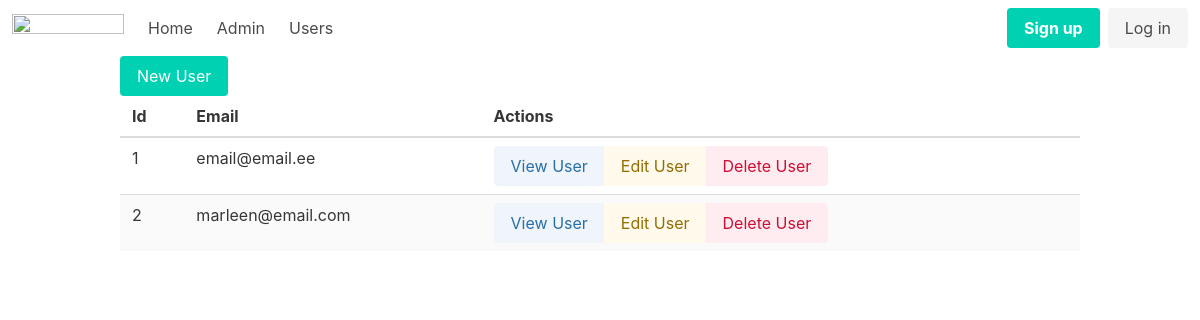
Before: /admin/users with the older database file.
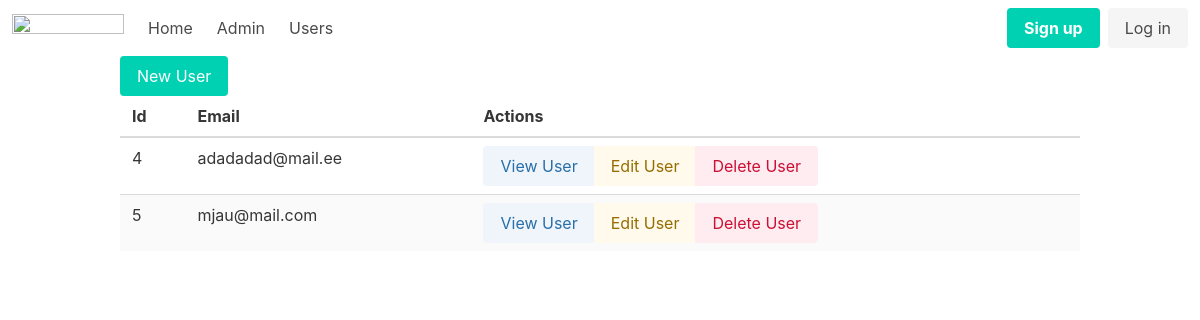
After: the same page with the newer database file.
### tables this page shows
CREATE TABLE users
(
    id       integer
        primary key autoincrement,
    email    text not null
        unique,
    password text not null
);

### src/Router.php (called while the page is built, shortened)
<?php
class Router {
 public static $routes = [];
public $path;
public $method;
public function __construct($path, $method) {
   $this->path = (parse_url($path, PHP_URL_PATH));
   $this->method = $method;
}
public function match(){
   foreach(self::$routes as $route){
      if(strtolower($route['path']) === strtolower($this->path)&& $this->method ===$route['method']){
         return $route;
      }
   }
   return false;
}
 public static function addRoute($method, $path, $action){
    self::$routes[] = [
      'method' => $method,
      'path' => $path,
    'action' => $action
 ];
 }
}

### helpers.php (called while the page is built, shortened)
<?php
function view($viewName , $vars = []){
    extract($vars);
    include __DIR__ . "/views/$viewName.php";
}
function auth(){
    return User::auth();
}

### src/Controllers/UserController.php (called while the page is built, shortened)
<?php
class UserController {
public function index(){
    $users = User::all();
    view('users/index', compact('users'));
    }
}

### src/Models/user.php (called while the page is built, shortened)
<?php
class User extends Model {
    public static function auth(){
    return false;
}
}

### src/DB.php (called while the page is built, shortened)
<?php
class DB {
    private $conn;
    public function __construct()
    {
        try {
            $this->conn = new PDO("sqlite:db.sqlite");
            $this->conn->setAttribute(PDO::ATTR_ERRMODE, PDO::ERRMODE_EXCEPTION);
          } catch(PDOException $e) {
            echo "Connection failed: " . $e->getMessage();
          }
    }
    public function all($table, $class){
      $stmt = $this->conn->prepare("SELECT  * FROM $table");
      $stmt->execute();
$stmt->setFetchMode(PDO::FETCH_CLASS, $class);
return $stmt->fetchAll();
    }
}

### src/Models/Model.php (called while the page is built, shortened)
<?php
class Model {
public static $table;
public static function all(){
    $db = new DB();
    return $db->all(static::$table, static::class);
}
    }

### views/users/index.php (the view)
<?php include __DIR__ . '/../partials/header.php' ?>
<div class="container">
<a href="/admin/users/new" class="button is-primary">New User</a>
<table class="table is-striped is-fullwidth">
<thead>
    <th>Id</th>
    <th>Email</th>
    <th>Actions</th>
</thead>
<tbody>
<?php foreach ($users as $user):?>
<tr>
<td><?=$user->id?></td>
<td><?=$user->email?></td>
<td>
    <div class="buttons has-addons">
    <a class="button is-info is-light"
    href="/admin/users/view?id=<?=$user->id?>">View User</a>
    <a class="button is-warning is-light"
    href="/admin/users/edit?id=<?=$user->id?>">Edit User</a>
    <a class="button is-danger is-light"
     href="/admin/users/delete?id=<?=$user->id?>">Delete User</a>
</div>
</td>
</tr>
<?php endforeach; ?>
</tbody>
</table>
</div>
<?php include __DIR__ . '/../partials/footer.php' ?>

### public/index.php (shortened to what this page needs)
<?php
include __DIR__ . '/../helpers.php';
   $router = new Router($_SERVER['REQUEST_URI'], $_SERVER ['REQUEST_METHOD']);
   $match = $router->match();
   if($match){
    if(is_callable($match['action'])){
    call_user_func($match['action']);
   } else if(is_array($match['action'])){
    $controller = new $class();
    $method = $match['action'][1];
    $controller->$method();
   }
} else  {
    echo 404;
   }

### views/partials/header.php (shortened to what this page needs)
<!DOCTYPE html>
<html lang="en">
<head>
<link rel="stylesheet" href="https://cdn.jsdelivr.net/npm/bulma@0.9.4/css/bulma.min.css">
</head>
<body>
<?php include __DIR__ . '/nav.php'; ?>

### views/partials/nav.php (shortened to what this page needs)
<nav class="navbar" role="navigation" aria-label="main navigation">
    <div class="navbar-brand">
        <a class="navbar-item" href="https://bulma.io">
            <img src="https://bulma.io/images/bulma-logo.png" width="112" height="28">
        </a>
    </div>
    <div id="navbarBasicExample" class="navbar-menu">
        <div class="navbar-start">
            <a class="navbar-item" href="/logout">
                Home
            </a>
            <a class="navbar-item" href="/admin/articles">
                Admin
            </a>
            <a class="navbar-item" href="/admin/users">
                Users
            </a>
        </div>
        <div class="navbar-end">
            <div class="navbar-item">
                <?php if (auth()) : ?>
                    <div class="navbar-item has-dropdown is-hoverable">
                        <a class="navbar-link">
                            <?= Auth()->email ?>
                        </a>
                    <div class="navbar-dropdown">
                        <a class="navbar-item">
                            Logout
                        </a>
                </div>
            </div>
        <?php else : ?>
            <div class="buttons">
                <a class="button is-primary" href="/register">
                    <strong>Sign up</strong>
                    </a>
                    <a class="button is-light" href="/login">
                        Log in
                    </a>
                </div>
            <?php endif; ?>
            </div>
        </div>
</nav>

### views/partials/footer.php
<body>
<html>

Changed rows visible on the page:
removed users: id "1", email "email@email.ee"
removed users: id "2", email "marleen@email.com"
added users: id "4", email "adadadad@mail.ee"
added users: id "5", email "mjau@mail.com"
